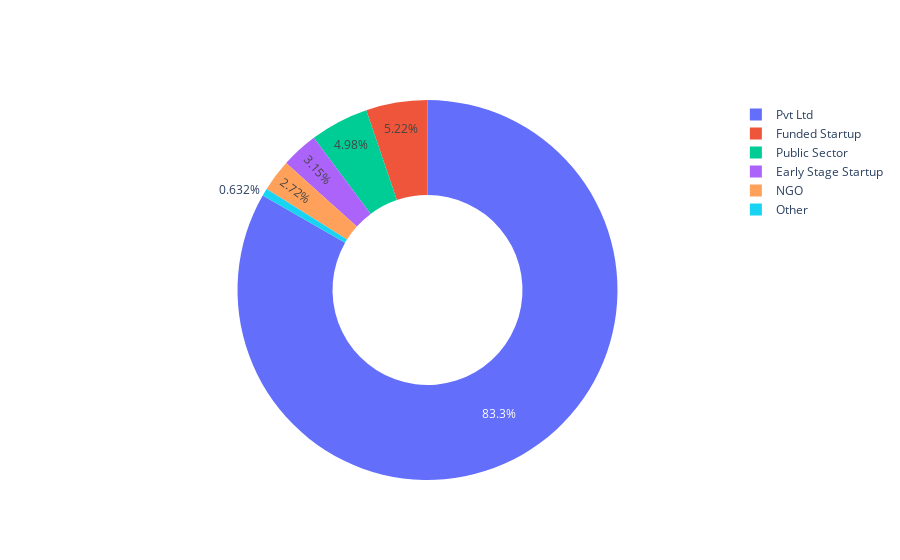

Notebook cell for this chart:
### Code cell
#pie chart showing company type
fig = go.Figure(data=[go.Pie(labels=type.index,values=type.values,hoverinfo='label+percent',hole=0.5)])
fig.show()

### Figure 1 — Plotly figure (JSON) as saved in the notebook; plotly's stock layout.template omitted (floating-point values rounded to 4 significant figures)
{"data": [{"hole": 0.5, "hoverinfo": "label+percent", "labels": ["Pvt Ltd", "Funded Startup", "Public Sector", "Early Stage Startup", "NGO", "Other"], "type": "pie", "values": [15957, 1001, 955, 603, 521, 121]}], "layout": {}}
